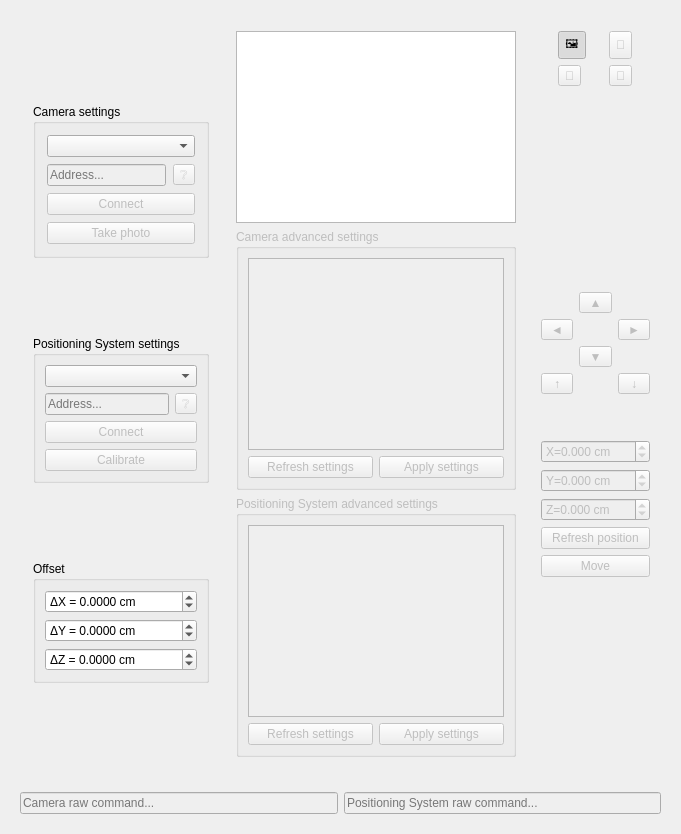
      <widget class="QWidget" name="positioningTab">
       <property name="accessibleName">
        <string>PositioningTab</string>
       </property>
       <attribute name="title">
        <string>Positioning</string>
       </attribute>
       <attribute name="toolTip">
        <string>Positionnement du banc</string>
       </attribute>
       <layout class="QVBoxLayout" name="verticalLayout_3">
        <item>
         <widget class="QWidget" name="positioningMainWidget" native="true">
          <layout class="QGridLayout" name="gridLayout_10">
           <property name="leftMargin">
            <number>11</number>
           </property>
           <property name="topMargin">
            <number>11</number>
           </property>
           <property name="rightMargin">
            <number>11</number>
           </property>
           <property name="bottomMargin">
            <number>11</number>
           </property>
           <property name="spacing">
            <number>7</number>
           </property>
           <item row="3" column="0" rowspan="4">
            <widget class="QWidget" name="positioningSettingsWidget" native="true">
             <property name="sizePolicy">
              <sizepolicy hsizetype="Fixed" vsizetype="Preferred">
               <horstretch>0</horstretch>
               <verstretch>0</verstretch>
              </sizepolicy>
             </property>
             <layout class="QVBoxLayout" name="verticalLayout_6">
              <property name="spacing">
               <number>7</number>
              </property>
              <property name="leftMargin">
               <number>11</number>
              </property>
              <property name="topMargin">
               <number>11</number>
              </property>
              <property name="rightMargin">
               <number>11</number>
              </property>
              <property name="bottomMargin">
               <number>11</number>
              </property>
              <item>
               <widget class="QGroupBox" name="cameraSettingsGroupBox">
                <property name="sizePolicy">
                 <sizepolicy hsizetype="Preferred" vsizetype="Fixed">
                  <horstretch>0</horstretch>
                  <verstretch>0</verstretch>
                 </sizepolicy>
                </property>
                <property name="title">
                 <string>Camera settings</string>
                </property>
                <layout class="QGridLayout" name="gridLayout">
                 <property name="leftMargin">
                  <number>11</number>
                 </property>
                 <property name="topMargin">
                  <number>11</number>
                 </property>
                 <property name="rightMargin">
                  <number>11</number>
                 </property>
                 <property name="bottomMargin">
                  <number>11</number>
                 </property>
                 <property name="spacing">
                  <number>7</number>
                 </property>
                 <item row="1" column="0">
                  <widget class="QLineEdit" name="cameraAddressLineEdit">
                   <property name="enabled">
                    <bool>false</bool>
                   </property>
                   <property name="sizePolicy">
                    <sizepolicy hsizetype="Preferred" vsizetype="Fixed">
                     <horstretch>0</horstretch>
                     <verstretch>0</verstretch>
                    </sizepolicy>
                   </property>
                   <property name="placeholderText">
                    <string>Address...</string>
                   </property>
                   <property name="clearButtonEnabled">
                    <bool>false</bool>
                   </property>
                  </widget>
                 </item>
                 <item row="1" column="1">
                  <widget class="QToolButton" name="cameraHelpButton">
                   <property name="enabled">
                    <bool>false</bool>
                   </property>
                   <property name="statusTip">
                    <string/>
                   </property>
                   <property name="text">
                    <string>❔</string>
                   </property>
                  </widget>
                 </item>
                 <item row="3" column="0" colspan="2">
                  <widget class="QPushButton" name="takePhotoButton">
                   <property name="enabled">
                    <bool>false</bool>
                   </property>
                   <property name="sizePolicy">
                    <sizepolicy hsizetype="Preferred" vsizetype="Fixed">
                     <horstretch>0</horstretch>
                     <verstretch>0</verstretch>
                    </sizepolicy>
                   </property>
                   <property name="text">
                    <string>Take photo</string>
                   </property>
                  </widget>
                 </item>
                 <item row="0" column="0" colspan="2">
                  <widget class="QComboBox" name="cameraDeviceComboBox">
                   <property name="placeholderText">
                    <string>Device</string>
                   </property>
                  </widget>
                 </item>
                 <item row="2" column="0" colspan="2">
                  <widget class="QPushButton" name="cameraConnectButton">
                   <property name="enabled">
                    <bool>false</bool>
                   </property>
                   <property name="sizePolicy">
                    <sizepolicy hsizetype="Preferred" vsizetype="Fixed">
                     <horstretch>0</horstretch>
                     <verstretch>0</verstretch>
                    </sizepolicy>
                   </property>
                   <property name="text">
                    <string>Connect</string>
                   </property>
                  </widget>
                 </item>
                </layout>
               </widget>
              </item>
              <item>
               <widget class="QGroupBox" name="positioningSettingsGroupBox">
                <property name="sizePolicy">
                 <sizepolicy hsizetype="Preferred" vsizetype="Fixed">
                  <horstretch>0</horstretch>
                  <verstretch>0</verstretch>
                 </sizepolicy>
                </property>
                <property name="title">
                 <string>Positioning System settings</string>
                </property>
                <layout class="QGridLayout" name="gridLayout_2">
                 <item row="1" column="0">
                  <widget class="QLineEdit" name="positioningAddressLineEdit">
                   <property name="enabled">
                    <bool>false</bool>
                   </property>
                   <property name="sizePolicy">
                    <sizepolicy hsizetype="Preferred" vsizetype="Fixed">
                     <horstretch>0</horstretch>
                     <verstretch>0</verstretch>
                    </sizepolicy>
                   </property>
                   <property name="placeholderText">
                    <string>Address...</string>
                   </property>
                   <property name="clearButtonEnabled">
                    <bool>false</bool>
                   </property>
                  </widget>
                 </item>
                 <item row="1" column="1">
                  <widget class="QToolButton" name="positioningHelpButton">
                   <property name="enabled">
                    <bool>false</bool>
                   </property>
                   <property name="statusTip">
                    <string/>
                   </property>
                   <property name="text">
                    <string>❔</string>
                   </property>
                  </widget>
                 </item>
                 <item row="0" column="0" colspan="2">
                  <widget class="QComboBox" name="positioningDeviceComboBox">
                   <property name="placeholderText">
                    <string>Device</string>
                   </property>
                  </widget>
                 </item>
                 <item row="2" column="0" colspan="2">
                  <widget class="QPushButton" name="positioningConnectButton">
                   <property name="enabled">
                    <bool>false</bool>
                   </property>
                   <property name="sizePolicy">
                    <sizepolicy hsizetype="Preferred" vsizetype="Fixed">
                     <horstretch>0</horstretch>
                     <verstretch>0</verstretch>
                    </sizepolicy>
                   </property>
                   <property name="text">
                    <string>Connect</string>
                   </property>
                  </widget>
                 </item>
                 <item row="3" column="0" colspan="2">
                  <widget class="QPushButton" name="positioningCalibrateButton">
                   <property name="enabled">
                    <bool>false</bool>
                   </property>
                   <property name="sizePolicy">
                    <sizepolicy hsizetype="Preferred" vsizetype="Fixed">
                     <horstretch>0</horstretch>
                     <verstretch>0</verstretch>
                    </sizepolicy>
                   </property>
                   <property name="text">
                    <string>Calibrate</string>
                   </property>
                  </widget>
                 </item>
                </layout>
               </widget>
              </item>
              <item>
               <widget class="QGroupBox" name="positioningOffsetGroupBox">
                <property name="sizePolicy">
                 <sizepolicy hsizetype="Preferred" vsizetype="Fixed">
                  <horstretch>0</horstretch>
                  <verstretch>0</verstretch>
                 </sizepolicy>
                </property>
                <property name="title">
                 <string>Offset</string>
                </property>
                <layout class="QVBoxLayout" name="verticalLayout_4">
                 <item>
                  <widget class="QDoubleSpinBox" name="positioningXOffsetSpinBox">
                   <property name="prefix">
                    <string>ΔX = </string>
                   </property>
                   <property name="suffix">
                    <string> cm</string>
                   </property>
                   <property name="decimals">
                    <number>4</number>
                   </property>
                   <property name="minimum">
                    <double>-99.989999999999995</double>
                   </property>
                   <property name="singleStep">
                    <double>0.010000000000000</double>
                   </property>
                  </widget>
                 </item>
                 <item>
                  <widget class="QDoubleSpinBox" name="positioningYOffsetSpinBox">
                   <property name="prefix">
                    <string>ΔY = </string>
                   </property>
                   <property name="suffix">
                    <string> cm</string>
                   </property>
                   <property name="decimals">
                    <number>4</number>
                   </property>
                   <property name="minimum">
                    <double>-99.989999999999995</double>
                   </property>
                   <property name="singleStep">
                    <double>0.010000000000000</double>
                   </property>
                  </widget>
                 </item>
                 <item>
                  <widget class="QDoubleSpinBox" name="positioningZOffsetSpinBox">
                   <property name="prefix">
                    <string>ΔZ = </string>
                   </property>
                   <property name="suffix">
                    <string> cm</string>
                   </property>
                   <property name="decimals">
                    <number>4</number>
                   </property>
                   <property name="minimum">
                    <double>-99.989999999999995</double>
                   </property>
                   <property name="singleStep">
                    <double>0.010000000000000</double>
                   </property>
                  </widget>
                 </item>
                </layout>
               </widget>
              </item>
             </layout>
            </widget>
           </item>
           <item row="5" column="2">
            <widget class="QWidget" name="positioningMoveWidget" native="true">
             <property name="enabled">
              <bool>false</bool>
             </property>
             <property name="sizePolicy">
              <sizepolicy hsizetype="Preferred" vsizetype="Fixed">
               <horstretch>0</horstretch>
               <verstretch>0</verstretch>
              </sizepolicy>
             </property>
             <layout class="QGridLayout" name="gridLayout_11">
              <item row="5" column="0" colspan="3">
               <widget class="QDoubleSpinBox" name="positioningXCoordSpinBox">
                <property name="sizePolicy">
                 <sizepolicy hsizetype="Minimum" vsizetype="Fixed">
                  <horstretch>0</horstretch>
                  <verstretch>0</verstretch>
                 </sizepolicy>
                </property>
                <property name="prefix">
                 <string>X=</string>
                </property>
                <property name="suffix">
                 <string> cm</string>
                </property>
                <property name="decimals">
                 <number>3</number>
                </property>
                <property name="minimum">
                 <double>-999.990000000000009</double>
                </property>
                <property name="maximum">
                 <double>999.990000000000009</double>
                </property>
                <property name="singleStep">
                 <double>0.010000000000000</double>
                </property>
                <property name="value">
                 <double>0.000000000000000</double>
                </property>
               </widget>
              </item>
              <item row="1" column="0">
               <widget class="QToolButton" name="positioningXmButton">
                <property name="sizePolicy">
                 <sizepolicy hsizetype="Minimum" vsizetype="Preferred">
                  <horstretch>0</horstretch>
                  <verstretch>0</verstretch>
                 </sizepolicy>
                </property>
                <property name="statusTip">
                 <string/>
                </property>
                <property name="text">
                 <string>◄</string>
                </property>
               </widget>
              </item>
              <item row="9" column="0" colspan="3">
               <widget class="QPushButton" name="positioningMoveButton">
                <property name="sizePolicy">
                 <sizepolicy hsizetype="Minimum" vsizetype="Maximum">
                  <horstretch>0</horstretch>
                  <verstretch>0</verstretch>
                 </sizepolicy>
                </property>
                <property name="text">
                 <string>Move</string>
                </property>
               </widget>
              </item>
              <item row="0" column="1">
               <widget class="QToolButton" name="positioningYpButton">
                <property name="sizePolicy">
                 <sizepolicy hsizetype="Minimum" vsizetype="Preferred">
                  <horstretch>0</horstretch>
                  <verstretch>0</verstretch>
                 </sizepolicy>
                </property>
                <property name="cursor">
                 <cursorShape>ArrowCursor</cursorShape>
                </property>
                <property name="statusTip">
                 <string/>
                </property>
                <property name="text">
                 <string>▲</string>
                </property>
               </widget>
              </item>
              <item row="3" column="0">
               <widget class="QToolButton" name="positioningZpButton">
                <property name="sizePolicy">
                 <sizepolicy hsizetype="Minimum" vsizetype="Preferred">
                  <horstretch>0</horstretch>
                  <verstretch>0</verstretch>
                 </sizepolicy>
                </property>
                <property name="statusTip">
                 <string/>
                </property>
                <property name="text">
                 <string>↑</string>
                </property>
               </widget>
              </item>
              <item row="2" column="1">
               <widget class="QToolButton" name="positioningYmButton">
                <property name="sizePolicy">
                 <sizepolicy hsizetype="Minimum" vsizetype="Preferred">
                  <horstretch>0</horstretch>
                  <verstretch>0</verstretch>
                 </sizepolicy>
                </property>
                <property name="statusTip">
                 <string/>
                </property>
                <property name="text">
                 <string>▼</string>
                </property>
               </widget>
              </item>
              <item row="4" column="0" colspan="3">
               <spacer name="positioningVerticalSpacer">
                <property name="orientation">
                 <enum>Qt::Orientation::Vertical</enum>
                </property>
                <property name="sizeHint" stdset="0">
                 <size>
                  <width>20</width>
                  <height>40</height>
                 </size>
                </property>
               </spacer>
              </item>
              <item row="1" column="2">
               <widget class="QToolButton" name="positioningXpButton">
                <property name="sizePolicy">
                 <sizepolicy hsizetype="Minimum" vsizetype="Preferred">
                  <horstretch>0</horstretch>
                  <verstretch>0</verstretch>
                 </sizepolicy>
                </property>
                <property name="statusTip">
                 <string/>
                </property>
                <property name="text">
                 <string>►</string>
                </property>
               </widget>
              </item>
              <item row="8" column="0" colspan="3">
               <widget class="QPushButton" name="positioningRefreshButton">
                <property name="sizePolicy">
                 <sizepolicy hsizetype="Minimum" vsizetype="Maximum">
                  <horstretch>0</horstretch>
                  <verstretch>0</verstretch>
                 </sizepolicy>
                </property>
                <property name="text">
                 <string>Refresh position</string>
                </property>
               </widget>
              </item>
              <item row="6" column="0" colspan="3">
               <widget class="QDoubleSpinBox" name="positioningYCoordSpinBox">
                <property name="sizePolicy">
                 <sizepolicy hsizetype="Minimum" vsizetype="Fixed">
                  <horstretch>0</horstretch>
                  <verstretch>0</verstretch>
                 </sizepolicy>
                </property>
                <property name="prefix">
                 <string>Y=</string>
                </property>
                <property name="suffix">
                 <string> cm</string>
                </property>
                <property name="decimals">
                 <number>3</number>
                </property>
                <property name="minimum">
                 <double>-999.990000000000009</double>
                </property>
                <property name="maximum">
                 <double>999.990000000000009</double>
                </property>
                <property name="singleStep">
                 <double>0.010000000000000</double>
                </property>
               </widget>
              </item>
              <item row="7" column="0" colspan="3">
               <widget class="QDoubleSpinBox" name="positioningZCoordSpinBox">
                <property name="sizePolicy">
                 <sizepolicy hsizetype="Minimum" vsizetype="Fixed">
                  <horstretch>0</horstretch>
                  <verstretch>0</verstretch>
                 </sizepolicy>
                </property>
                <property name="prefix">
                 <string>Z=</string>
                </property>
                <property name="suffix">
                 <string> cm</string>
                </property>
                <property name="decimals">
                 <number>3</number>
                </property>
                <property name="minimum">
                 <double>-999.990000000000009</double>
                </property>
                <property name="maximum">
                 <double>999.990000000000009</double>
                </property>
                <property name="singleStep">
                 <double>0.010000000000000</double>
                </property>
               </widget>
              </item>
              <item row="3" column="2">
               <widget class="QToolButton" name="positioningZmButton">
                <property name="sizePolicy">
                 <sizepolicy hsizetype="Minimum" vsizetype="Preferred">
                  <horstretch>0</horstretch>
                  <verstretch>0</verstretch>
                 </sizepolicy>
                </property>
                <property name="statusTip">
                 <string/>
                </property>
                <property name="text">
                 <string>↓</string>
                </property>
               </widget>
              </item>
             </layout>
            </widget>
           </item>
           <item row="3" column="1" rowspan="4">
            <widget class="QWidget" name="positioningViewWidget" native="true">
             <layout class="QGridLayout" name="gridLayout_13">
              <item row="3" column="0">
               <widget class="QGroupBox" name="positioningAdvancedSettingsGroupBox">
                <property name="enabled">
                 <bool>false</bool>
                </property>
                <property name="sizePolicy">
                 <sizepolicy hsizetype="MinimumExpanding" vsizetype="Preferred">
                  <horstretch>0</horstretch>
                  <verstretch>0</verstretch>
                 </sizepolicy>
                </property>
                <property name="title">
                 <string>Positioning System advanced settings</string>
                </property>
                <layout class="QGridLayout" name="gridLayout_15">
                 <item row="0" column="0" colspan="2">
                  <widget class="QPlainTextEdit" name="positioningSettingsTextEdit"/>
                 </item>
                 <item row="1" column="0">
                  <widget class="QPushButton" name="positioningSettingsGetButton">
                   <property name="text">
                    <string>Refresh settings</string>
                   </property>
                  </widget>
                 </item>
                 <item row="1" column="1">
                  <widget class="QPushButton" name="positioningSettingsApplyButton">
                   <property name="text">
                    <string>Apply settings</string>
                   </property>
                  </widget>
                 </item>
                </layout>
               </widget>
              </item>
              <item row="2" column="0">
               <widget class="QGroupBox" name="cameraAdvancedSettingsGroupBox">
                <property name="enabled">
                 <bool>false</bool>
                </property>
                <property name="sizePolicy">
                 <sizepolicy hsizetype="MinimumExpanding" vsizetype="Preferred">
                  <horstretch>0</horstretch>
                  <verstretch>0</verstretch>
                 </sizepolicy>
                </property>
                <property name="title">
                 <string>Camera advanced settings</string>
                </property>
                <layout class="QGridLayout" name="gridLayout_16">
                 <item row="0" column="0" colspan="2">
                  <widget class="QPlainTextEdit" name="cameraSettingsTextEdit"/>
                 </item>
                 <item row="1" column="0">
                  <widget class="QPushButton" name="cameraSettingsGetButton">
                   <property name="text">
                    <string>Refresh settings</string>
                   </property>
                  </widget>
                 </item>
                 <item row="1" column="1">
                  <widget class="QPushButton" name="cameraSettingsApplyButton">
                   <property name="text">
                    <string>Apply settings</string>
                   </property>
                  </widget>
                 </item>
                </layout>
               </widget>
              </item>
              <item row="0" column="0">
               <widget class="QGraphicsView" name="cameraDisplay">
                <property name="cursor" stdset="0">
                 <cursorShape>OpenHandCursor</cursorShape>
                </property>
                <property name="verticalScrollBarPolicy">
                 <enum>Qt::ScrollBarPolicy::ScrollBarAlwaysOff</enum>
                </property>
                <property name="horizontalScrollBarPolicy">
                 <enum>Qt::ScrollBarPolicy::ScrollBarAlwaysOff</enum>
                </property>
                <property name="interactive">
                 <bool>true</bool>
                </property>
                <property name="renderHints">
                 <set>QPainter::RenderHint::Antialiasing|QPainter::RenderHint::TextAntialiasing</set>
                </property>
                <property name="dragMode">
                 <enum>QGraphicsView::DragMode::ScrollHandDrag</enum>
                </property>
                <property name="transformationAnchor">
                 <enum>QGraphicsView::ViewportAnchor::AnchorUnderMouse</enum>
                </property>
                <property name="resizeAnchor">
                 <enum>QGraphicsView::ViewportAnchor::AnchorViewCenter</enum>
                </property>
               </widget>
              </item>
             </layout>
            </widget>
           </item>
           <item row="3" column="2">
            <widget class="QWidget" name="positioningToolsWidget" native="true">
             <property name="enabled">
              <bool>true</bool>
             </property>
             <property name="sizePolicy">
              <sizepolicy hsizetype="Minimum" vsizetype="Maximum">
               <horstretch>0</horstretch>
               <verstretch>0</verstretch>
              </sizepolicy>
             </property>
             <layout class="QGridLayout" name="gridLayout_9">
              <item row="0" column="0">
               <widget class="QToolButton" name="positioningSwitchButton">
                <property name="enabled">
                 <bool>true</bool>
                </property>
                <property name="sizePolicy">
                 <sizepolicy hsizetype="Maximum" vsizetype="Preferred">
                  <horstretch>0</horstretch>
                  <verstretch>0</verstretch>
                 </sizepolicy>
                </property>
                <property name="cursor">
                 <cursorShape>PointingHandCursor</cursorShape>
                </property>
                <property name="toolTip">
                 <string>Switch advanced settings / camera view</string>
                </property>
                <property name="statusTip">
                 <string/>
                </property>
                <property name="text">
                 <string>🖼️</string>
                </property>
                <property name="checkable">
                 <bool>true</bool>
                </property>
                <property name="checked">
                 <bool>true</bool>
                </property>
               </widget>
              </item>
              <item row="1" column="0">
               <widget class="QToolButton" name="positioningDrawAreaButton">
                <property name="enabled">
                 <bool>false</bool>
                </property>
                <property name="sizePolicy">
                 <sizepolicy hsizetype="Maximum" vsizetype="Preferred">
                  <horstretch>0</horstretch>
                  <verstretch>0</verstretch>
                 </sizepolicy>
                </property>
                <property name="cursor">
                 <cursorShape>PointingHandCursor</cursorShape>
                </property>
                <property name="toolTip">
                 <string>Draw area of interest</string>
                </property>
                <property name="statusTip">
                 <string/>
                </property>
                <property name="whatsThis">
                 <string/>
                </property>
                <property name="text">
                 <string>🏁</string>
                </property>
                <property name="checkable">
                 <bool>true</bool>
                </property>
               </widget>
              </item>
              <item row="1" column="1">
               <widget class="QToolButton" name="positioningMoveToButton">
                <property name="enabled">
                 <bool>false</bool>
                </property>
                <property name="sizePolicy">
                 <sizepolicy hsizetype="Maximum" vsizetype="Preferred">
                  <horstretch>0</horstretch>
                  <verstretch>0</verstretch>
                 </sizepolicy>
                </property>
                <property name="cursor">
                 <cursorShape>PointingHandCursor</cursorShape>
                </property>
                <property name="toolTip">
                 <string>Move to point</string>
                </property>
                <property name="statusTip">
                 <string/>
                </property>
                <property name="text">
                 <string>🎯</string>
                </property>
                <property name="checkable">
                 <bool>true</bool>
                </property>
               </widget>
              </item>
              <item row="0" column="1">
               <widget class="QToolButton" name="positioningBoundariesButton">
                <property name="enabled">
                 <bool>false</bool>
                </property>
                <property name="sizePolicy">
                 <sizepolicy hsizetype="Maximum" vsizetype="Preferred">
                  <horstretch>0</horstretch>
                  <verstretch>0</verstretch>
                 </sizepolicy>
                </property>
                <property name="cursor">
                 <cursorShape>PointingHandCursor</cursorShape>
                </property>
                <property name="toolTip">
                 <string>Draw positioning system boundaries</string>
                </property>
                <property name="text">
                 <string>📐</string>
                </property>
                <property name="checkable">
                 <bool>true</bool>
                </property>
               </widget>
              </item>
             </layout>
            </widget>
           </item>
          </layout>
         </widget>
        </item>
        <item>
         <widget class="QWidget" name="positioningCommandWidget" native="true">
          <property name="enabled">
           <bool>true</bool>
          </property>
          <property name="sizePolicy">
           <sizepolicy hsizetype="Preferred" vsizetype="Maximum">
            <horstretch>0</horstretch>
            <verstretch>0</verstretch>
           </sizepolicy>
          </property>
          <layout class="QHBoxLayout" name="horizontalLayout_3">
           <item>
            <widget class="QLineEdit" name="cameraCmdLineEdit">
             <property name="enabled">
              <bool>false</bool>
             </property>
             <property name="inputMask">
              <string/>
             </property>
             <property name="text">
              <string/>
             </property>
             <property name="placeholderText">
              <string>Camera raw command...</string>
             </property>
             <property name="clearButtonEnabled">
              <bool>true</bool>
             </property>
            </widget>
           </item>
           <item>
            <widget class="QLineEdit" name="positioningCmdLineEdit">
             <property name="enabled">
              <bool>false</bool>
             </property>
             <property name="inputMask">
              <string/>
             </property>
             <property name="text">
              <string/>
             </property>
             <property name="placeholderText">
              <string>Positioning System raw command...</string>
             </property>
             <property name="clearButtonEnabled">
              <bool>true</bool>
             </property>
            </widget>
           </item>
          </layout>
         </widget>
        </item>
       </layout>
      </widget>
